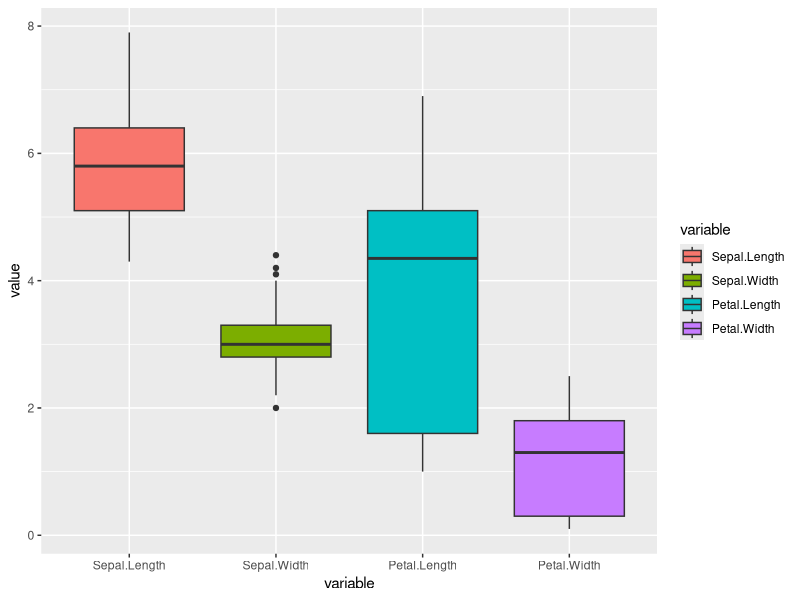
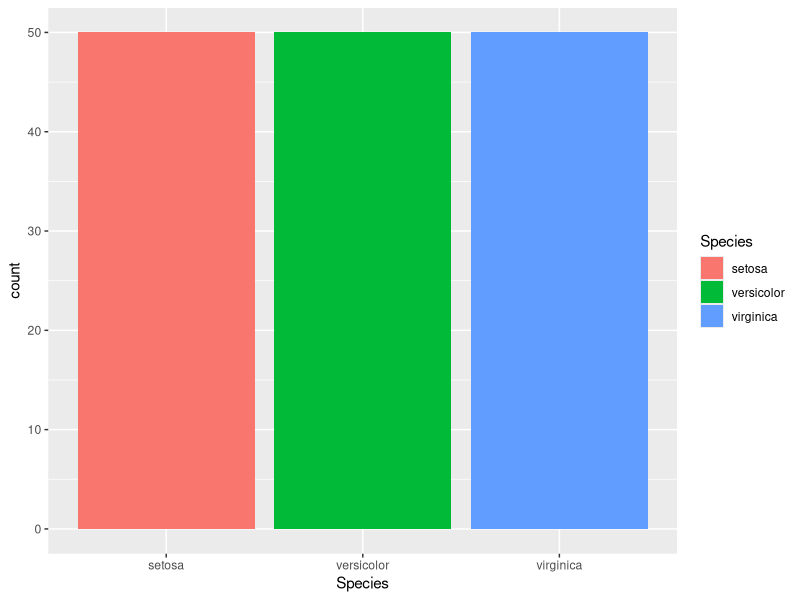
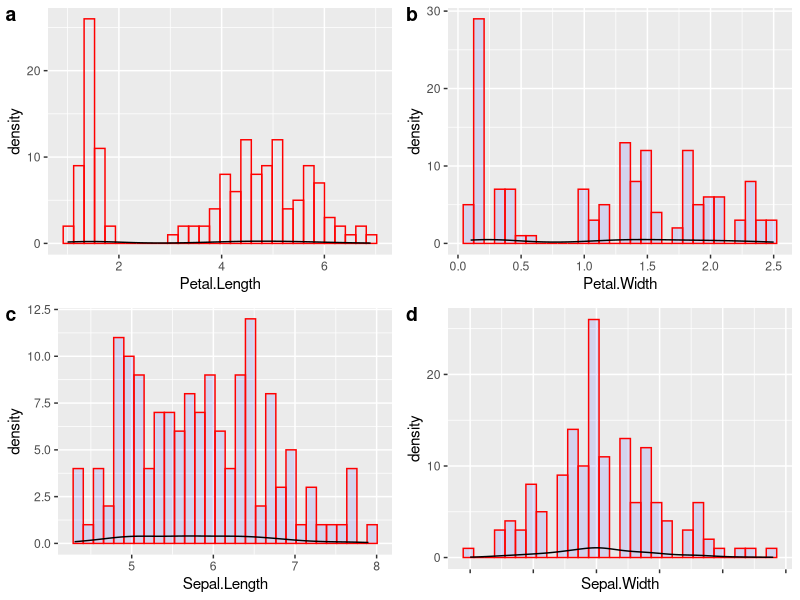
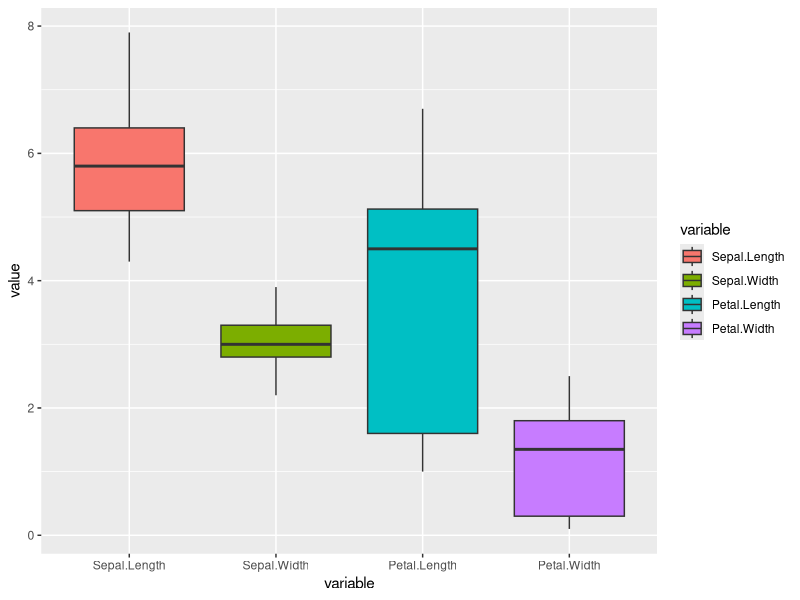

Generate these figures, in order, with R:
#link - https://www.geeksforgeeks.org/implement-machine-learning-with-caret-in-r/

library(ggplot2)
library(ggpubr) 
library(reshape)
library(caret)

#Dataset
data("iris")

# To display the first five 
# rows of our data
head(iris)

# To see the last five rows 
# of our data
tail(iris)

# Summary statistics of data
summary(iris)


# Visualizing the outliers by using boxplot
# As we use ggplot2 we will take numerical 
# variables by subsetting the entire of it
df <- subset(iris, select = c(Sepal.Length, 
                              Sepal.Width, 
                              Petal.Length, 
                              Petal.Width))
df

# plot and see the box plot of each variable
ggplot(data = melt(df), 
       aes(x=variable, y=value)) + 
  geom_boxplot(aes(fill=variable))

# To plot the barplot for our 
# categorical variable
ggplot(data = iris, 
       aes(x = Species, fill = Species)) +
  geom_bar()


# In this we visualize the histogram of all 
# numerical variables of the dataset
a <- ggplot(data = iris, aes(x = Petal.Length)) +
  geom_histogram( color = "red", 
                  fill = "blue", 
                  alpha = 0.01) + geom_density()

b <- ggplot(data = iris, aes(x = Petal.Width)) +
  geom_histogram( color = "red", 
                  fill = "blue", 
                  alpha = 0.1) + geom_density()
c <- ggplot(data = iris, aes(x = Sepal.Length)) +
  geom_histogram( color = "red", 
                  fill = "blue", 
                  alpha = 0.1) + geom_density()

d <- ggplot(data = iris, aes(x = Sepal.Width)) +
  geom_histogram( color = "red", 
                  fill = "blue", 
                  alpha = 0.1) + geom_density()

ggarrange(a, b, c, d + rremove("x.text"), 
          labels = c("a", "b", "c", "d"),
          ncol = 2, nrow = 2)

# Create train-test split of the data
limits <- createDataPartition(iris$Species,
                              p=0.80,
                              list=FALSE)

# select 20% of the data for validation
testiris <- iris[-limits,]

# use the remaining to training
# and testing the models
trainiris <- iris[limits,]


Q <- quantile(trainiris$Sepal.Width,
              probs=c(.25, .75),
              na.rm = FALSE)

# Code to calculate the IQR, 
# upper and lower bounds
iqr <- IQR(trainiris$Sepal.Width)
up <-  Q[2]+1.5*iqr 
low<- Q[1]-1.5*iqr

# Elimination of outliers by using of iqr
normal <- subset(trainiris,
                 trainiris$Sepal.Width > (Q[1] - 1.5*iqr)
                 & trainiris$Sepal.Width < (Q[2]+1.5*iqr))
normal

# boxplot using cleaned dataset
boxes <- subset(normal,
                select = c(Sepal.Length,
                           Sepal.Width,
                           Petal.Length,
                           Petal.Width))
ggplot(data = melt(boxes),
       aes(x=variable, y=value)) +
  geom_boxplot(aes(fill=variable))

# crossvalidation set to 10
crossfold <- trainControl(method="cv",
                          number=10,
                          savePredictions = TRUE)
metric <- "Accuracy"

# Set a random seed to 42
set.seed(42)
fit.lda <- train(Species~.,
                 data=trainiris,
                 method="lda",
                 metric=metric,
                 trControl=crossfold)
print(fit.lda)

set.seed(42)
fit.svm <- train(Species~.,
                 data=trainiris,
                 method="svmRadial",
                 metric=metric,
                 trControl=crossfold)
print(fit.svm)

# prediction on test data
predictions <- predict(fit.lda, testiris)
confusionMatrix(predictions, testiris$Species)
